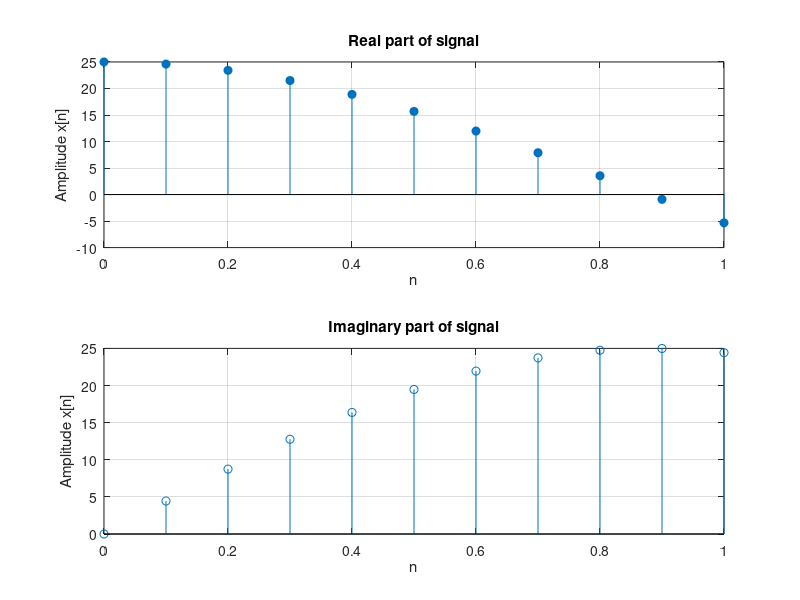

Write the MATLAB code that produced this figure.
%Task-8
clear all 
clc
n = 0:0.1:1;
k = pi/4;
a=5;
x1 =a*exp(i*n*k);
x2 = a*exp(i*n);
multiply = x1.*x2;
subplot(2,1,1);
stem(n, real(multiply), 'Filled')
title('Real part of signal');
xlabel('n')
ylabel('Amplitude x[n]')
grid
subplot(2,1,2);
stem(n, imag(multiply));
title('Imaginary part of signal');
xlabel('n')
ylabel('Amplitude x[n]')
grid